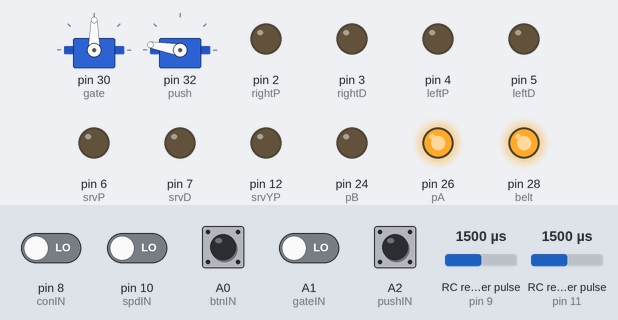
A sketch run on a simulated Arduino Mega 2560, built with avr-gcc and run on an emulated ATmega2560. On the bench: 2 × servo, output pins drawn as LEDs (lit = HIGH). Wiring (inferred from the names in the program): 2 × RC receiver channel: data pin 9 / data pin 11. The test bench sets the inputs (shaded band); at power-on: A0 (btnIN), A1 (gateIN), A2 (pushIN), pin 8 (conIN), pin 10 (spdIN) LOW, RC receiver pulse (sensors on pin 11, pin 9) 1500 µs. What the sketch prints to the serial monitor is not drawn.

Above: at 1.2 s.
1.3 s: RC receiver pulse (sensor on pin 11) set to 1412 µs
4.3 s: RC receiver pulse (sensor on pin 11) set to 1382 µs
At 5.8 s:
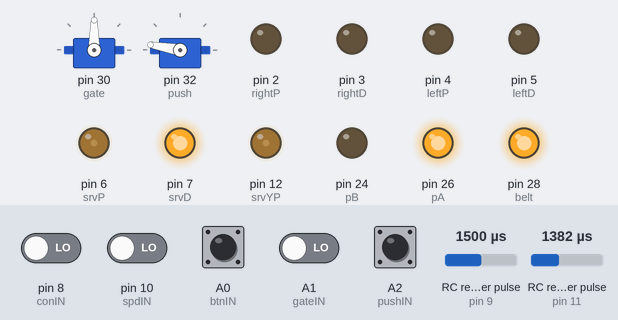
6.1 s: RC receiver pulse (sensor on pin 11) set to 1750 µs
At 7.5 s:
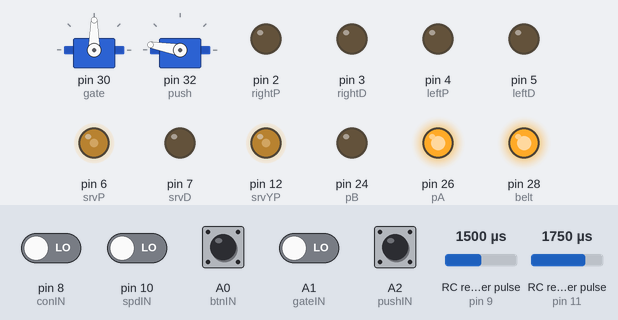
7.8 s: RC receiver pulse (sensor on pin 11) set to 1534 µs
9.3 s: RC receiver pulse (sensor on pin 11) set to 1504 µs
At 10.1 s:
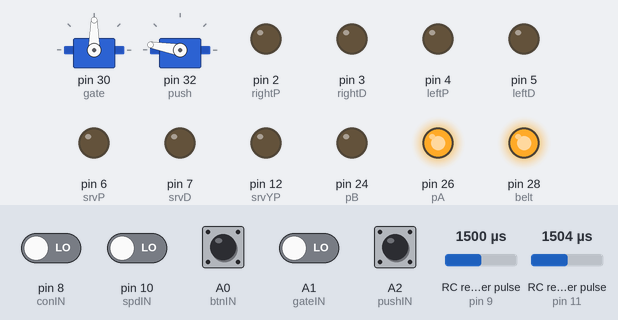
11.2 s: RC receiver pulse (sensor on pin 11) set to 1020 µs
At 11.8 s:
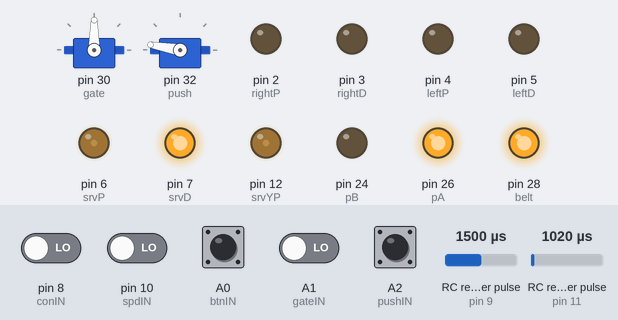
Timing chart, 0 to 13.8 s (numbered marks = the images above; inputs shaded):
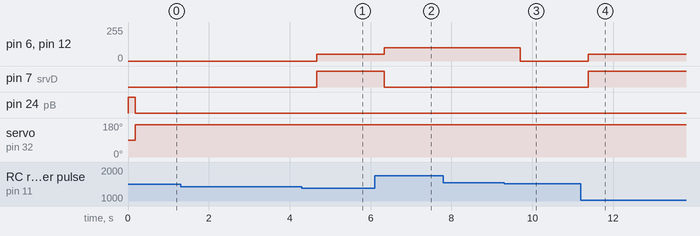

Measured:
- the behaviour switches between 1399 and 1398 µs on RC receiver pulse (sensor on pin 11) (found by bisection; images 0 and 1)
- the behaviour switches between 1520 and 1519 µs on RC receiver pulse (sensor on pin 11) (found by bisection; images 2 and 3)
- after the input at 1.3 s, every drawn part: stays the same
- after the input at 4.3 s, pin 6 (srvP), pin 12 (srvYP): 0/255 → 50/255 after 0.36 s; pin 7 (srvD): LOW → HIGH after 0.36 s
- after the input at 6.1 s, pin 6 (srvP), pin 12 (srvYP): 50/255 → 100/255 after 0.24 s; pin 7 (srvD): HIGH → LOW after 0.24 s
- after the input at 7.8 s, every drawn part: stays the same
- after the input at 9.3 s, pin 6 (srvP), pin 12 (srvYP): 100/255 → 0/255 after 0.40 s
- after the input at 11.2 s, pin 6 (srvP), pin 12 (srvYP): 0/255 → 50/255 after 0.18 s; pin 7 (srvD): LOW → HIGH after 0.18 s

The sketch:

throwing_mechanism.ino
```cpp
#include <Servo.h>

Servo gate;
Servo push;

#define gateIN A1
#define pushIN A2
#define spdIN 10
#define pitchIN 11
#define yawIN 9
#define conIN 8
#define btnIN A0
#define srvP 6
#define srvD 7
#define srvYP 12
#define srvYD 13
#define leftP 4
#define leftD 5
#define rightP 2
#define rightD 3
#define pA 26
#define pB 24
#define belt 28

void drive(int spd, int d1, int d2){
  analogWrite(leftP, spd);
  analogWrite(rightP, spd);
    digitalWrite(leftD, d1);
  digitalWrite(rightD, d2);
}

void setup()
{
  Serial.begin(9600);
  Serial.println("BEGIN!");

  gate.attach(30);
  push.attach(32);

  pinMode(spdIN, INPUT);
  pinMode(pitchIN, INPUT);
  pinMode(yawIN, INPUT);
  pinMode(btnIN, INPUT);
  pinMode(conIN, INPUT);
  pinMode(gateIN, INPUT);
  pinMode(pushIN, INPUT);
  pinMode(pA, OUTPUT);
  pinMode(pB, OUTPUT);
  pinMode(belt, OUTPUT);
  pinMode(srvP, OUTPUT);
  pinMode(srvD, OUTPUT);
  pinMode(leftP, OUTPUT);
  pinMode(leftD, OUTPUT);
  pinMode(rightP, OUTPUT);
  pinMode(rightD, OUTPUT);
  digitalWrite(srvD, 0);
  digitalWrite(leftD, 0);
  digitalWrite(rightD, 0);
  digitalWrite(pA, 1);
  digitalWrite(pB, 1);
  digitalWrite(belt, 1);
  analogWrite(srvP, 0);
  analogWrite(leftP, 0);
  analogWrite(rightP, 0);
  drive(0, 0, 0);
}

void loop()
{
  int spd = pulseIn(spdIN, HIGH, 30000);
  int pitch = pulseIn(pitchIN, HIGH, 30000);
  int yaw = pulseIn(yawIN, HIGH, 30000);
  int btn = pulseIn(btnIN, HIGH, 30000);
  int con = pulseIn(conIN, HIGH, 30000);
  int gateVal = pulseIn(gateIN, HIGH, 30000);
  int pushVal = pulseIn(pushIN, HIGH, 30000);

  int val = abs(map(spd, 1500, 1960, 0, 250));
  int pitchVal = abs(map(pitch, 980, 1980, -25, 25));
  int yawVal = abs(map(yaw, 980, 1980, -25, 25));
  if (val > 200 ) val = 200;

  Serial.print(spd);
  Serial.print("/t" );
  Serial.print(val);

  if(pitch > 1520) {
    analogWrite(srvP, 100);
    digitalWrite(srvD, 0);
  }
  else if(pitch < 1400) {
    analogWrite(srvP, 50);
    digitalWrite(srvD, 1);
  } else {
    analogWrite(srvP, 0);
    digitalWrite(srvD, 0);
    }

  if(pitch > 1520) {
    analogWrite(srvYP, 100);
    digitalWrite(srvYD, 0);
  }
  else if(pitch < 1400) {
    analogWrite(srvYP, 50);
    digitalWrite(srvYD, 1);
  } else {
    analogWrite(srvYP, 0);
    digitalWrite(srvYD, 0);
    }

  if(con > 1400){
    digitalWrite(belt, 0);
  }
  else{
    digitalWrite(belt, 1);
  }

  if(gateVal > 1400){
    gate.write(0);
  }
  else{
    gate.write(90);
  }

  if(pushVal > 1400) {
    push.write(120);
  }
  else {
    push.write(170);
  }

  if(btnIN > 1350 && btnIN < 1550) {
    digitalWrite(pA, 1);
    digitalWrite(pB, 1);
  }
  else if(btnIN < 1100) {
    digitalWrite(pA, 1);
    digitalWrite(pB, 0);
  }
  else if(btnIN > 1800) {
    digitalWrite(pA, 0);
    digitalWrite(pB, 1);
  }


  if(spd > 1500) {
    drive(val, 0, 0);
  } else {
    drive(0, 0, 0);
  }

  delay(100);

}
```
